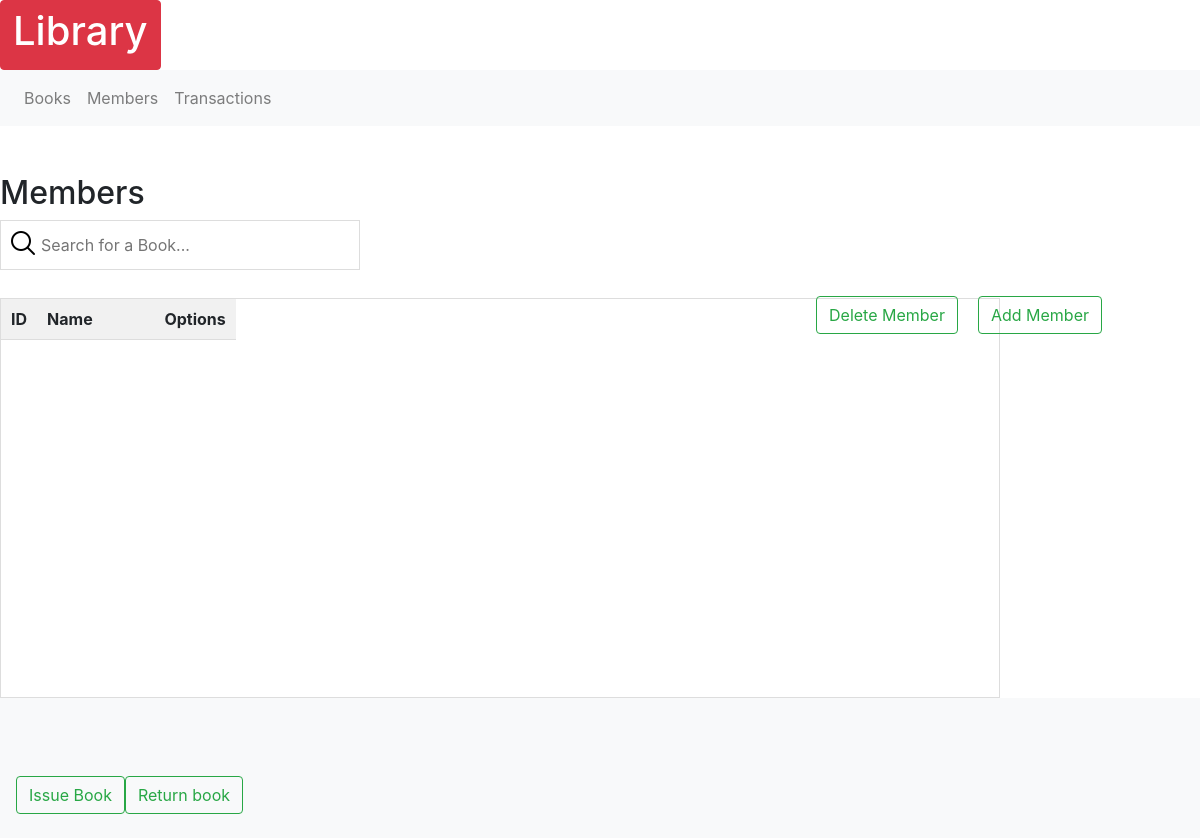
The app's page /members, older data.
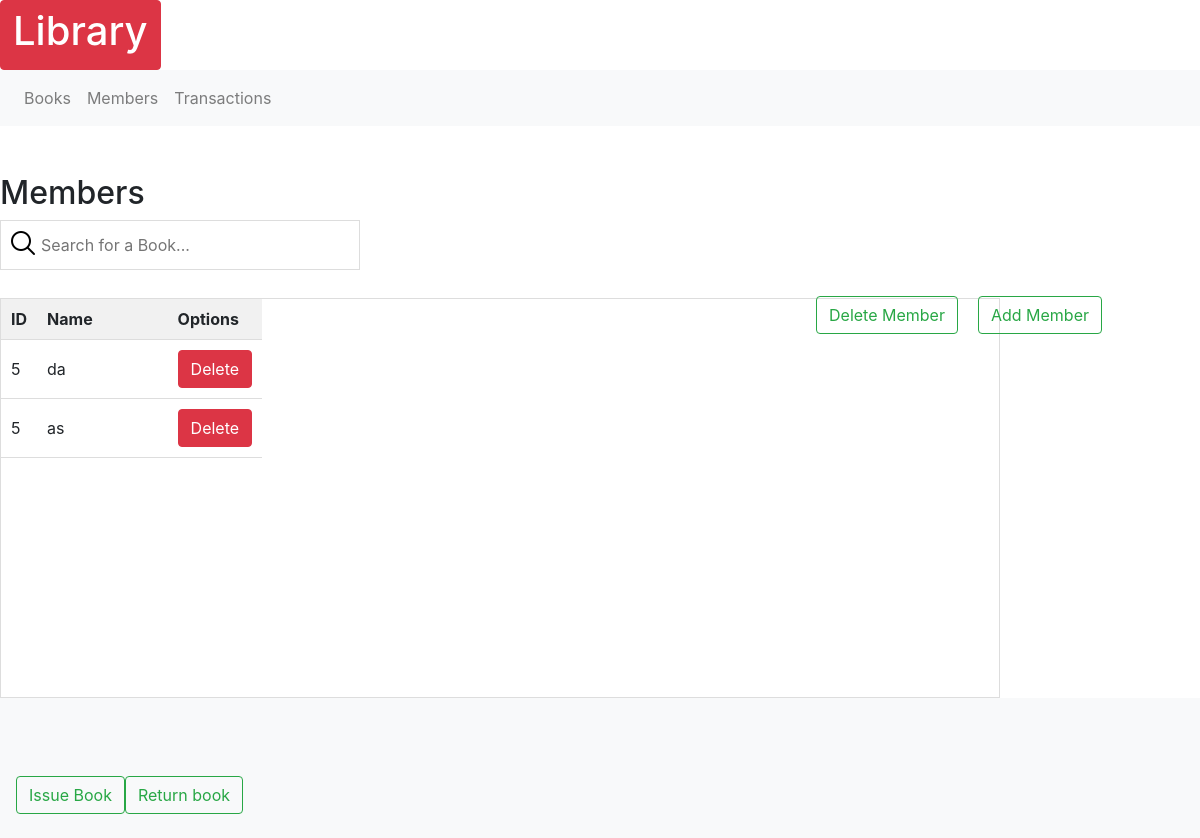
The same page, newer data.
### models.py (models this page shows, shortened)
class Members(db.Model):
    id_m = db.Column(db.Integer, primary_key=True)
    name_m = db.Column(db.String(255), nullable=False)
    memid_m = db.Column(db.Integer, nullable=False)

### routes.py (the view)
@app.route('/members', methods = ['POST', 'GET'])
@app.route('/members/<b>', methods = ['POST', 'GET'])
def members(b=None):
    members1 = models.Members.query.all()
    if request.method =="POST":
        print('x')
    else:
        if b==None:
            return render_template('members.html', members1=members1, id=99999)
        else:
            return render_template('members.html', members1=members1, id= b)

### templates/members.html (shortened to what this page needs)
{% extends "base.html" %}
{% block main %}
    <div class="right">
      <h2>Members</h2>
      <form class="search_book" action="#" method="POST">
        <p><input type = "text" id="myInput" onkeyup="myFunction()" placeholder="Search for a Book..."/></p>
      </form>
{%set id= id|int%}
                <table id="myTable" >
                    <tr class="header">
                      <th>ID</th>
                      <th width="50%">Name</th>
                      <th>Options</th>
                    </tr>
                  {% for member in members1 %}
                    {% if member.id_m==id %}
                          <tr class="selected" >
                            <td onclick="location.href='{{ url_for('members', b=member.id_m) }}'">{{ member.memid_m }}</td>
                            <td onclick="location.href='{{ url_for('members', b=member.id_m) }}'">
                              {{ member.name_m }}
                            </td>
                            <td><a href="{{ url_for('delete', book_n=member.id) }}" class="btn btn-danger">Delete</a></td>
                          </tr>
                    {% else %}
                    <tr class="hov"  >
                      <td onclick="location.href='{{ url_for('members', b=member.id_m) }}'">{{ member.memid_m }}</td>
                      <td onclick="location.href='{{ url_for('members', b=member.id_m) }}'">
                        {{ member.name_m }}
                      </td>
                      <td><a href="{{ url_for('delete', book_n=member.id) }}" class="btn btn-danger">Delete</a></td>
                    </tr>
              {% endif %}
                  {% endfor %}
                </table>
              </div>
    <nav class="navbar navbar-light bg-light">
      <form class="form-inline">
        <button class="btn btn-outline-success" id="Add" type="button" onclick="location.href='{{ url_for('delete', book_n=id, t=2) }}'">Delete Member</button>
        <button class="btn btn-outline-success" id="Delete" type="button" onclick="location.href='{{ url_for('addme') }}'">Add Member</button>
      </form>
      </nav>
      <nav class="navbar navbar-light bg-light">
      <form class="form-inline">
        <button class="btn btn-outline-success" type="button" onclick="location.href='{{ url_for('isreturn', val='issue') }}'">Issue Book</button>
        <button class="btn btn-outline-success" type="button" onclick="location.href='{{ url_for('isreturn', val='issue') }}'">Return book</button>
      </form>
    </nav>
{% endblock %}

### templates/base.html (shortened to what this page needs)
<html lang="en">
  <head>
    <link rel= "stylesheet" type= "text/css" href= "{{ url_for('static',filename='style.css') }}">
    <link rel="stylesheet" href="https://cdn.jsdelivr.net/npm/bootstrap@4.0.0/dist/css/bootstrap.min.css">
  </head>
  <body>
    <a href="{{ url_for('home') }}" class="btn btn-danger"><h1>Library</h1></a>
    <nav class="navbar navbar-expand-lg navbar-light bg-light">
      <div class="collapse navbar-collapse" id="navbarSupportedContent">
        <ul class="navbar-nav mr-auto">
          <li class="nav-item">
            <a class="nav-link" href="{{ url_for('home') }}">Books</a>
          </li>
          <li class="nav-item">
            <a class="nav-link" href="{{ url_for('members') }}">Members</a>
          </li>
          <li class="nav-item">
            <a class="nav-link" href="{{ url_for('transactions') }}">Transactions</a>
          </li>
        </ul>
      </div>
    </nav>
    <br>
    <br>
      {% block main %}
      {% endblock %}
  </body>

### static/style.css (style rules this page uses)
body { margin: 1.5em; font-family: sans-serif; }
a { text-decoration: none; color: black; }
#myInput { background-image: url('../static/searchicon.png'); background-position: 7px 7px; background-repeat: no-repeat; width: 30%; font-size: 16px; padding: 12px 20px 12px 40px; border: 1px solid #ddd; margin-bottom: 12px; }
#myTable { overflow: scroll; overflow-y: scroll; height: 25em; display: block; overflow-x: hidden; border-collapse: collapse; width: 1000px; border: 1px solid #ddd; font-size: 16px; }
#myTable th, #myTable td { text-align: left; padding: 10px; }
#myTable tr { border-bottom: 1px solid #ddd; }
#myTable tr.header { background-color: #f1f1f1; }
.nav-item { font-size: 16; position: sticky; top: 200px; z-index: 1; }
#Add { position: relative; top: -410px; left: 800px; }
#Delete { position: relative; top: -410px; left: 820px; }

Row changes from the older to the newer data that the page shows:
added Members: memid_m "5", name_m "da"
added Members: memid_m "5", name_m "as"
